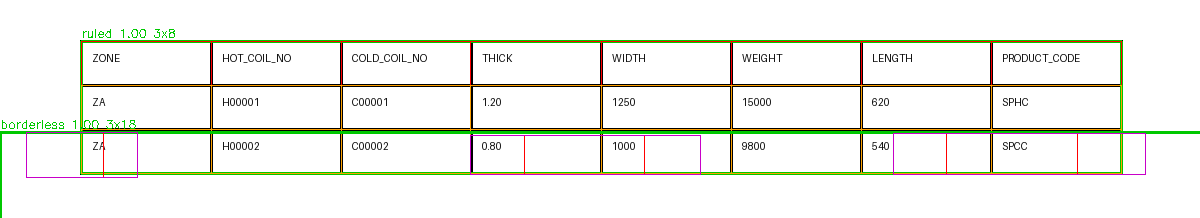
#> input picture benchmark/viz_tables/coil_table_001.png_hybrid.png, 1200 x 218 px; its folder holds only this picture in this run
$ python -i transforms.py   (imports and definitions only)   (older library calls are emulated)
#> lines starting #> are read from the running program, lines starting #| are printed output that depends on the picture; after the words box and inside, x2 and y2 are one past the last pixel; in counts of white or black regions, pixels touching at a corner belong together
"""Preprocessing transforms: pure functions array-in / (array, matrix)-out.

Each transform takes an RGB uint8 array plus its config dataclass and returns
the transformed array. Geometry-changing transforms also return the 3x3
homography that maps post-transform coordinates back to pre-transform
coordinates, for the TransformLog.

Out of scope here: OCR, table detection and classification.
"""

from __future__ import annotations

from dataclasses import dataclass

import cv2
import numpy as np

from engine.preprocessing.mapping import IDENTITY


# [4 lines left out: function _homography_from_affine, not called in this run]


def _inverse_affine(matrix_2x3: np.ndarray) -> np.ndarray:
    """Inverse of a 2x3 affine, as a 3x3 homography (post -> pre coordinates)."""
    return np.linalg.inv(_homography_from_affine(matrix_2x3))


@dataclass
class RotateConfig:
    """Explicit rotation in degrees (counter-clockwise). None = no-op."""

    angle: float | None = None


@dataclass
class OrientationConfig:
    """Detect 0/90/180/270 rotation from text-line projections; fix small skew.

    detect = enable the 90-degree orientation classifier.
    deskew = enable fine skew correction (Hough lines on text edges).
    """

    detect: bool = True
    deskew: bool = True
    max_skew_deg: float = 15.0
    max_correction_angle: float = 10.0


@dataclass
class PerspectiveConfig:
    """Detect the largest quadrilateral (document / screen) and warp it flat."""

    enabled: bool = True
    canny_low: int = 50
    canny_high: int = 150
    min_area_fraction: float = 0.25  # quad must cover >=25% of the image
    epsilon_fraction: float = 0.02  # contour-approximation tightness
    frame_tolerance_px: int = 8  # corners this close to the image edge = canvas frame
    min_corner_deviation_deg: float = 6.0  # skip when quad corners are all within this of 90°


@dataclass
class DenoiseConfig:
    method: str = "fastnlmeans"  # "fastnlmeans" | "bilateral" | "none"
    strength: int = 7
    require_quality_flag: bool = False  # run only when quality flags a defect


@dataclass
class SharpenConfig:
    strength: float = 0.5  # unsharp-mask amount, bounded to [0, 2]
    radius: int = 3
    require_quality_flag: bool = True  # pipeline skips the step unless quality flags blur

    def __post_init__(self) -> None:
        self.strength = float(np.clip(self.strength, 0.0, 2.0))


@dataclass
class ContrastConfig:
    clip_limit: float = 2.0
    tile_grid_size: int = 8
    gamma: float | None = None  # None = no gamma step
    require_quality_flag: bool = False  # run only when quality flags a defect


@dataclass
class GlareConfig:
    """Detect saturated (specular) regions and report their area ratio.

    Glare is flagged, not inpainted: pixels are never hallucinated.
    """

    v_threshold: int = 245
    s_threshold: int = 30


@dataclass
class CropConfig:
    mode: str = "none"  # "none" | "border" | "content"
    border_margin_px: int = 2
    content_threshold: int = 12  # grayscale delta vs border colour


@dataclass
class UpscaleConfig:
    """Bicubic upscaling for small text; optional super-resolution hook."""

    enabled: bool = False
    min_text_height_px: int = 14
    max_factor: float = 3.0


@dataclass
class GlareResult:
    glare_ratio: float
    mask: np.ndarray  # uint8 mask of glare pixels


# [357 lines left out: functions rotate, estimate_orientation_90, _rot90_cw_homography, deskew_angle, correct_orientation, order_corners and 12 more, not called in this run]

>>> import cv2
>>> picture = cv2.cvtColor(cv2.imread('../../benchmark/viz_tables/coil_table_001.png_hybrid.png'), cv2.COLOR_BGR2RGB)
>>> result = estimate_orientation_90(picture)
#> in estimate_orientation_90, `gray = cv2.cvtColor(image, cv2.COLOR_RGB2GRAY)`:
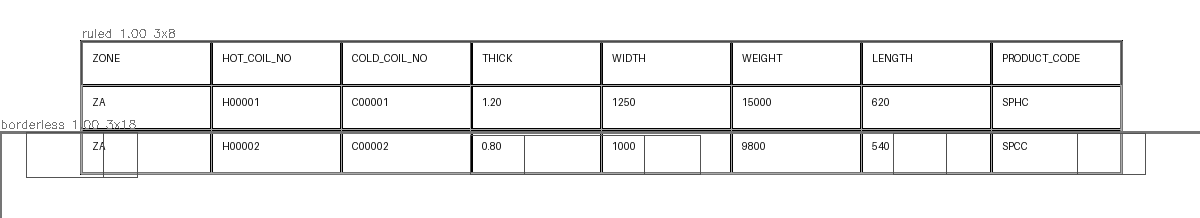
#> gray: shape (218, 1200); min 0, max 255, mean 240
#> the loop in estimate_orientation_90, `for degrees in (0, 90, 180, 270):` made 4 passes
#> pass 2, in estimate_orientation_90, `edges = np.abs(cv2.Sobel(rotated, cv2.CV_32F, 1, 0, ksize=3))`:
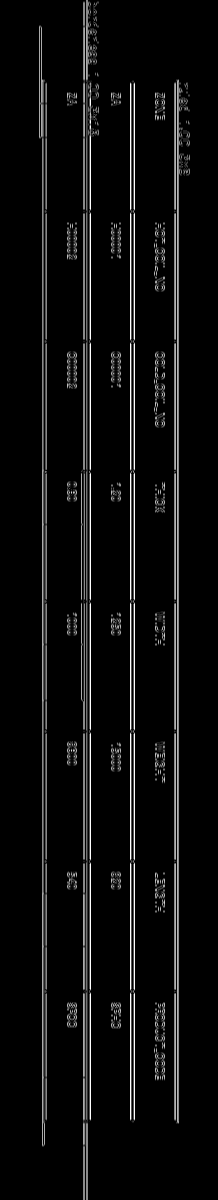
#> edges: shape (1200, 218) float32; min 0, max 1020, mean 51; drawn with min black and max white
#> after the loop in estimate_orientation_90, `for degrees in (0, 90, 180, 270):`:
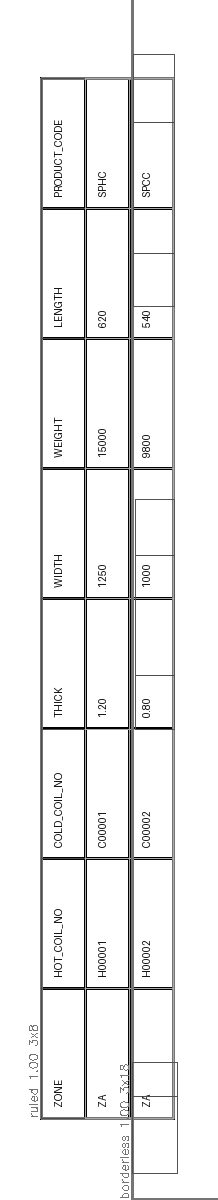
#> rotated: shape (1200, 218); min 0, max 255, mean 240
#> after the loop in estimate_orientation_90, `for degrees in (0, 90, 180, 270):`: corrected = 4 items; scores = {0: 45649.1, 90: 1589.4, 180: 45649.1, 270: 1589.4}
#> in estimate_orientation_90, `best_score = max(scores.values())`: best_score = 45649.1
#> in estimate_orientation_90, `near_tie = [d for d in scores if scores[d] >= 0.9 * best_score]`: near_tie = [0, 180]
#> in centroid_y, `binary = np.abs(gray_c.astype(np.int16) - int(np.median(gray_c))) > 60`:
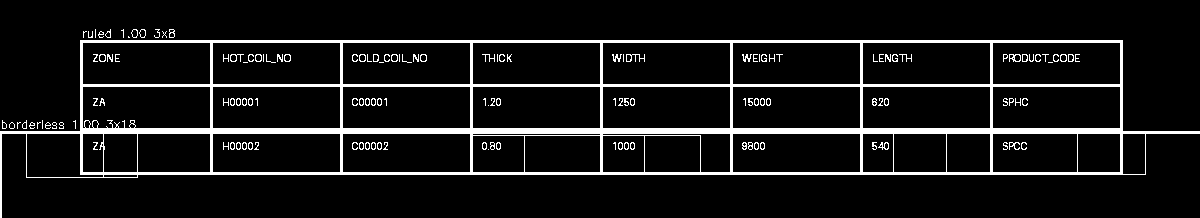
#> binary: shape (218, 1200) bool; 8.9% white; 141 white regions (50 under 20 px), largest, box (x1, y1, x2, y2) and area: (0, 40, 1200, 218) 20385, (626, 54, 645, 62) 59, (1009, 54, 1021, 62) 49
#> in centroid_y, `row_ink = binary.mean(axis=1)`: row_ink = 218 values, max 1 at index 131, min 0 at index 0, mean 0.0889
#> in centroid_y, `col_ink = binary.mean(axis=0)`: col_ink = 1200 values, max 0.624 at index 80, min 0.0138 at index 7, mean 0.0889
#> in centroid_y, `binary[frame_rows, :] = False`:
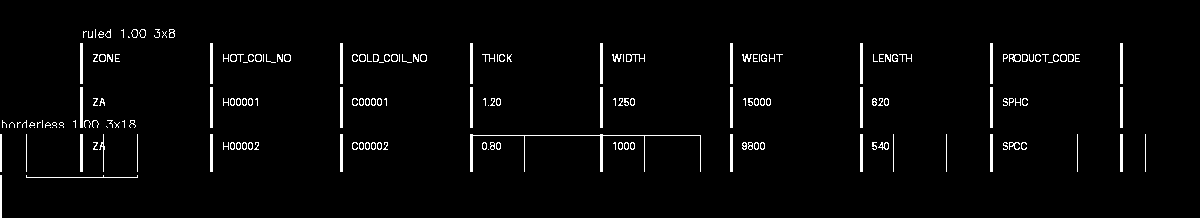
#> binary: shape (218, 1200) bool; 2.7% white; 187 white regions (61 under 20 px), largest, box (x1, y1, x2, y2) and area: (470, 134, 701, 172) 561, (80, 43, 83, 84) 123, (210, 43, 213, 84) 123
#> in centroid_y, `rows = np.nonzero(binary.any(axis=1))[0]`: rows = 172 values from 29 to 217
#> call 2 of centroid_y, with degrees = 180
#> in centroid_y (call 2), `binary = np.abs(gray_c.astype(np.int16) - int(np.median(gray_c))) > 60`:
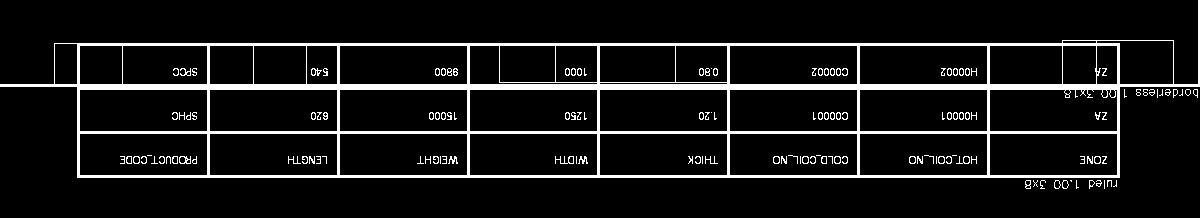
#> binary: shape (218, 1200) bool; 8.9% white; 141 white regions (50 under 20 px), largest, box (x1, y1, x2, y2) and area: (0, 0, 1200, 178) 20385, (555, 156, 574, 164) 59, (179, 156, 191, 164) 49
#> in centroid_y (call 2), `row_ink = binary.mean(axis=1)`: row_ink = 218 values, max 1 at index 84, min 0 at index 178, mean 0.0889
#> in centroid_y (call 2), `col_ink = binary.mean(axis=0)`: col_ink = 1200 values, max 0.624 at index 1117, min 0.0138 at index 0, mean 0.0889
#> in centroid_y (call 2), `binary[frame_rows, :] = False`:
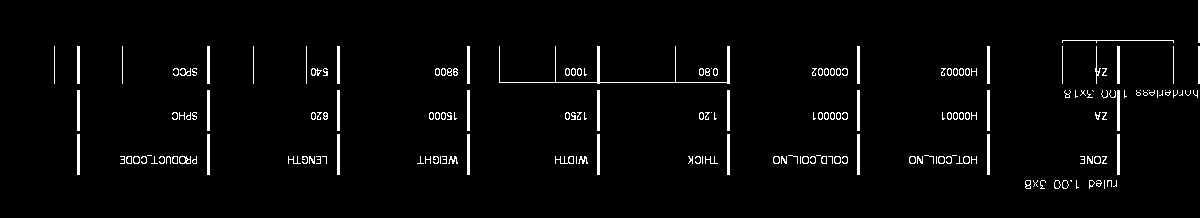
#> binary: shape (218, 1200) bool; 2.7% white; 187 white regions (61 under 20 px), largest, box (x1, y1, x2, y2) and area: (499, 46, 730, 84) 561, (77, 90, 80, 131) 123, (207, 90, 210, 131) 123
#> in centroid_y (call 2), `rows = np.nonzero(binary.any(axis=1))[0]`: rows = 172 values from 0 to 188
#> in estimate_orientation_90, `by_centroid = sorted(near_tie, key=centroid_y)`: by_centroid = [180, 0]
#> result = 180
